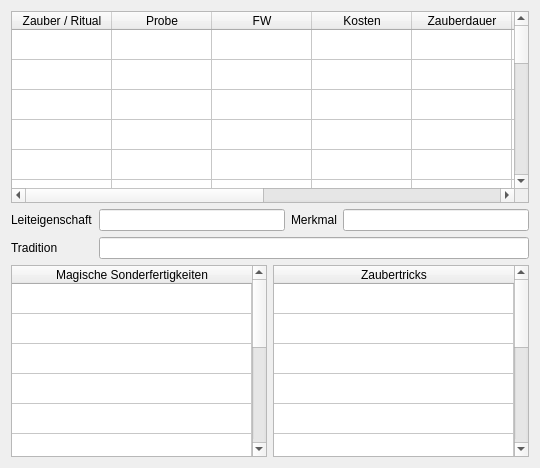
     <widget class="QWidget" name="tab_5">
      <attribute name="title">
       <string>Zauber / Rituale</string>
      </attribute>
      <layout class="QVBoxLayout" name="verticalLayout_11">
       <item>
        <widget class="QTableWidget" name="tableWidget_zauber">
         <property name="rowCount">
          <number>20</number>
         </property>
         <attribute name="horizontalHeaderStretchLastSection">
          <bool>true</bool>
         </attribute>
         <attribute name="verticalHeaderVisible">
          <bool>false</bool>
         </attribute>
         <row/>
         <row/>
         <row/>
         <row/>
         <row/>
         <row/>
         <row/>
         <row/>
         <row/>
         <row/>
         <row/>
         <row/>
         <row/>
         <row/>
         <row/>
         <row/>
         <row/>
         <row/>
         <row/>
         <row/>
         <column>
          <property name="text">
           <string>Zauber / Ritual</string>
          </property>
         </column>
         <column>
          <property name="text">
           <string>Probe</string>
          </property>
         </column>
         <column>
          <property name="text">
           <string>FW</string>
          </property>
         </column>
         <column>
          <property name="text">
           <string>Kosten</string>
          </property>
         </column>
         <column>
          <property name="text">
           <string>Zauberdauer</string>
          </property>
         </column>
         <column>
          <property name="text">
           <string>Reichweite</string>
          </property>
         </column>
         <column>
          <property name="text">
           <string>Wirk.-Dauer</string>
          </property>
         </column>
         <column>
          <property name="text">
           <string>Merkmal</string>
          </property>
         </column>
         <column>
          <property name="text">
           <string>SF.</string>
          </property>
         </column>
         <column>
          <property name="text">
           <string>Wirkung</string>
          </property>
         </column>
        </widget>
       </item>
       <item>
        <layout class="QFormLayout" name="formLayout_8">
         <item row="0" column="0">
          <widget class="QLabel" name="label_35">
           <property name="text">
            <string>Leiteigenschaft</string>
           </property>
          </widget>
         </item>
         <item row="1" column="0">
          <widget class="QLabel" name="label_36">
           <property name="text">
            <string>Tradition</string>
           </property>
          </widget>
         </item>
         <item row="0" column="1">
          <layout class="QHBoxLayout" name="horizontalLayout_13">
           <item>
            <widget class="QLineEdit" name="lineEdit_leiteigenschaft_magisch"/>
           </item>
           <item>
            <widget class="QLabel" name="label_39">
             <property name="text">
              <string>Merkmal</string>
             </property>
            </widget>
           </item>
           <item>
            <widget class="QLineEdit" name="lineEdit_merkmal"/>
           </item>
          </layout>
         </item>
         <item row="1" column="1">
          <widget class="QLineEdit" name="lineEdit_tradition_magisch"/>
         </item>
        </layout>
       </item>
       <item>
        <layout class="QHBoxLayout" name="horizontalLayout_17">
         <item>
          <widget class="QTableWidget" name="tableWidget_magische_sonderfertigkeiten">
           <property name="rowCount">
            <number>12</number>
           </property>
           <attribute name="horizontalHeaderStretchLastSection">
            <bool>true</bool>
           </attribute>
           <attribute name="verticalHeaderVisible">
            <bool>false</bool>
           </attribute>
           <row/>
           <row/>
           <row/>
           <row/>
           <row/>
           <row/>
           <row/>
           <row/>
           <row/>
           <row/>
           <row/>
           <row/>
           <column>
            <property name="text">
             <string>Magische Sonderfertigkeiten</string>
            </property>
           </column>
          </widget>
         </item>
         <item>
          <widget class="QTableWidget" name="tableWidget_zaubertricks">
           <property name="rowCount">
            <number>12</number>
           </property>
           <attribute name="horizontalHeaderStretchLastSection">
            <bool>true</bool>
           </attribute>
           <attribute name="verticalHeaderVisible">
            <bool>false</bool>
           </attribute>
           <row/>
           <row/>
           <row/>
           <row/>
           <row/>
           <row/>
           <row/>
           <row/>
           <row/>
           <row/>
           <row/>
           <row/>
           <column>
            <property name="text">
             <string>Zaubertricks</string>
            </property>
           </column>
          </widget>
         </item>
        </layout>
       </item>
      </layout>
     </widget>
